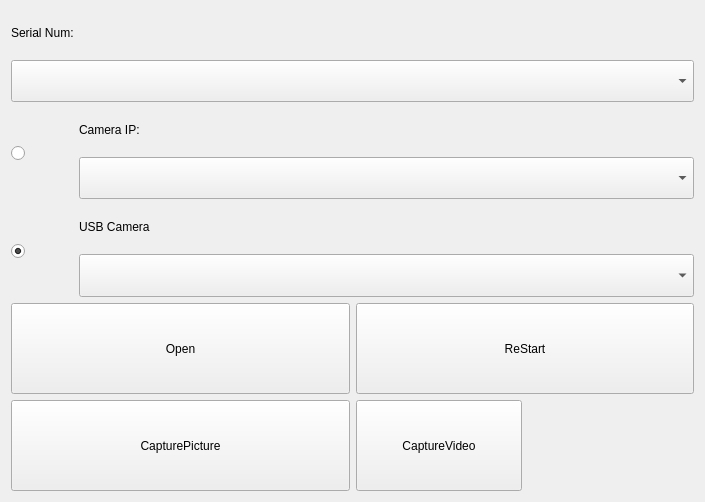
<?xml version="1.0" encoding="UTF-8"?>
<ui version="4.0">
 <class>qStartWgt</class>
 <widget class="QWidget" name="qStartWgt">
  <property name="geometry">
   <rect>
    <x>0</x>
    <y>0</y>
    <width>705</width>
    <height>502</height>
   </rect>
  </property>
  <property name="windowTitle">
   <string>Form</string>
  </property>
  <layout class="QVBoxLayout" name="verticalLayout_4">
   <item>
    <layout class="QVBoxLayout" name="verticalLayout">
     <item>
      <widget class="QLabel" name="SerialStatusLabel">
       <property name="text">
        <string>Serial Num:</string>
       </property>
      </widget>
     </item>
     <item>
      <widget class="QComboBox" name="SerialPortNameComBox">
       <property name="sizePolicy">
        <sizepolicy hsizetype="Preferred" vsizetype="Preferred">
         <horstretch>0</horstretch>
         <verstretch>0</verstretch>
        </sizepolicy>
       </property>
       <property name="focusPolicy">
        <enum>Qt::NoFocus</enum>
       </property>
       <property name="styleSheet">
        <string notr="true"/>
       </property>
      </widget>
     </item>
    </layout>
   </item>
   <item>
    <layout class="QHBoxLayout" name="horizontalLayout_4" stretch="1,10">
     <item>
      <widget class="QRadioButton" name="IPCameraRadioButton">
       <property name="sizePolicy">
        <sizepolicy hsizetype="Preferred" vsizetype="Preferred">
         <horstretch>0</horstretch>
         <verstretch>0</verstretch>
        </sizepolicy>
       </property>
       <property name="focusPolicy">
        <enum>Qt::NoFocus</enum>
       </property>
       <property name="text">
        <string/>
       </property>
      </widget>
     </item>
     <item>
      <layout class="QVBoxLayout" name="verticalLayout_2">
       <item>
        <widget class="QLabel" name="CameraStatusLabel">
         <property name="text">
          <string>Camera IP:</string>
         </property>
        </widget>
       </item>
       <item>
        <widget class="QComboBox" name="CameraIPcomboBox">
         <property name="sizePolicy">
          <sizepolicy hsizetype="Preferred" vsizetype="Preferred">
           <horstretch>0</horstretch>
           <verstretch>0</verstretch>
          </sizepolicy>
         </property>
         <property name="focusPolicy">
          <enum>Qt::NoFocus</enum>
         </property>
         <property name="styleSheet">
          <string notr="true"/>
         </property>
        </widget>
       </item>
      </layout>
     </item>
    </layout>
   </item>
   <item>
    <layout class="QHBoxLayout" name="horizontalLayout_5" stretch="1,10">
     <item>
      <widget class="QRadioButton" name="USBCameraRadioButton">
       <property name="sizePolicy">
        <sizepolicy hsizetype="Preferred" vsizetype="Preferred">
         <horstretch>0</horstretch>
         <verstretch>0</verstretch>
        </sizepolicy>
       </property>
       <property name="focusPolicy">
        <enum>Qt::NoFocus</enum>
       </property>
       <property name="text">
        <string/>
       </property>
       <property name="checked">
        <bool>true</bool>
       </property>
      </widget>
     </item>
     <item>
      <layout class="QVBoxLayout" name="verticalLayout_3">
       <item>
        <widget class="QLabel" name="USBCameraStatusLabel">
         <property name="text">
          <string>USB Camera</string>
         </property>
        </widget>
       </item>
       <item>
        <widget class="QComboBox" name="UsbCameraComboBox">
         <property name="sizePolicy">
          <sizepolicy hsizetype="Preferred" vsizetype="Preferred">
           <horstretch>0</horstretch>
           <verstretch>0</verstretch>
          </sizepolicy>
         </property>
         <property name="focusPolicy">
          <enum>Qt::NoFocus</enum>
         </property>
        </widget>
       </item>
      </layout>
     </item>
    </layout>
   </item>
   <item>
    <layout class="QHBoxLayout" name="horizontalLayout">
     <item>
      <widget class="QPushButton" name="OpenBtn">
       <property name="sizePolicy">
        <sizepolicy hsizetype="Preferred" vsizetype="Preferred">
         <horstretch>0</horstretch>
         <verstretch>0</verstretch>
        </sizepolicy>
       </property>
       <property name="focusPolicy">
        <enum>Qt::NoFocus</enum>
       </property>
       <property name="text">
        <string>Open</string>
       </property>
      </widget>
     </item>
     <item>
      <widget class="QPushButton" name="restartBtn">
       <property name="sizePolicy">
        <sizepolicy hsizetype="Preferred" vsizetype="Preferred">
         <horstretch>0</horstretch>
         <verstretch>0</verstretch>
        </sizepolicy>
       </property>
       <property name="focusPolicy">
        <enum>Qt::NoFocus</enum>
       </property>
       <property name="text">
        <string>ReStart</string>
       </property>
      </widget>
     </item>
    </layout>
   </item>
   <item>
    <layout class="QHBoxLayout" name="horizontalLayout_3">
     <item>
      <widget class="QPushButton" name="CapturePictureBtn">
       <property name="sizePolicy">
        <sizepolicy hsizetype="Preferred" vsizetype="Preferred">
         <horstretch>0</horstretch>
         <verstretch>0</verstretch>
        </sizepolicy>
       </property>
       <property name="focusPolicy">
        <enum>Qt::NoFocus</enum>
       </property>
       <property name="text">
        <string>CapturePicture</string>
       </property>
      </widget>
     </item>
     <item>
      <layout class="QHBoxLayout" name="horizontalLayout_2">
       <item>
        <widget class="QPushButton" name="CaptureVideoBtn">
         <property name="sizePolicy">
          <sizepolicy hsizetype="Preferred" vsizetype="Preferred">
           <horstretch>0</horstretch>
           <verstretch>0</verstretch>
          </sizepolicy>
         </property>
         <property name="focusPolicy">
          <enum>Qt::NoFocus</enum>
         </property>
         <property name="text">
          <string>CaptureVideo</string>
         </property>
         <property name="checkable">
          <bool>true</bool>
         </property>
         <property name="checked">
          <bool>false</bool>
         </property>
        </widget>
       </item>
       <item>
        <widget class="QLabel" name="showCaptureStatusLabel">
         <property name="sizePolicy">
          <sizepolicy hsizetype="Preferred" vsizetype="Preferred">
           <horstretch>0</horstretch>
           <verstretch>0</verstretch>
          </sizepolicy>
         </property>
         <property name="maximumSize">
          <size>
           <width>16777215</width>
           <height>16777215</height>
          </size>
         </property>
         <property name="text">
          <string/>
         </property>
        </widget>
       </item>
      </layout>
     </item>
    </layout>
   </item>
  </layout>
 </widget>
 <resources/>
 <connections/>
</ui>
